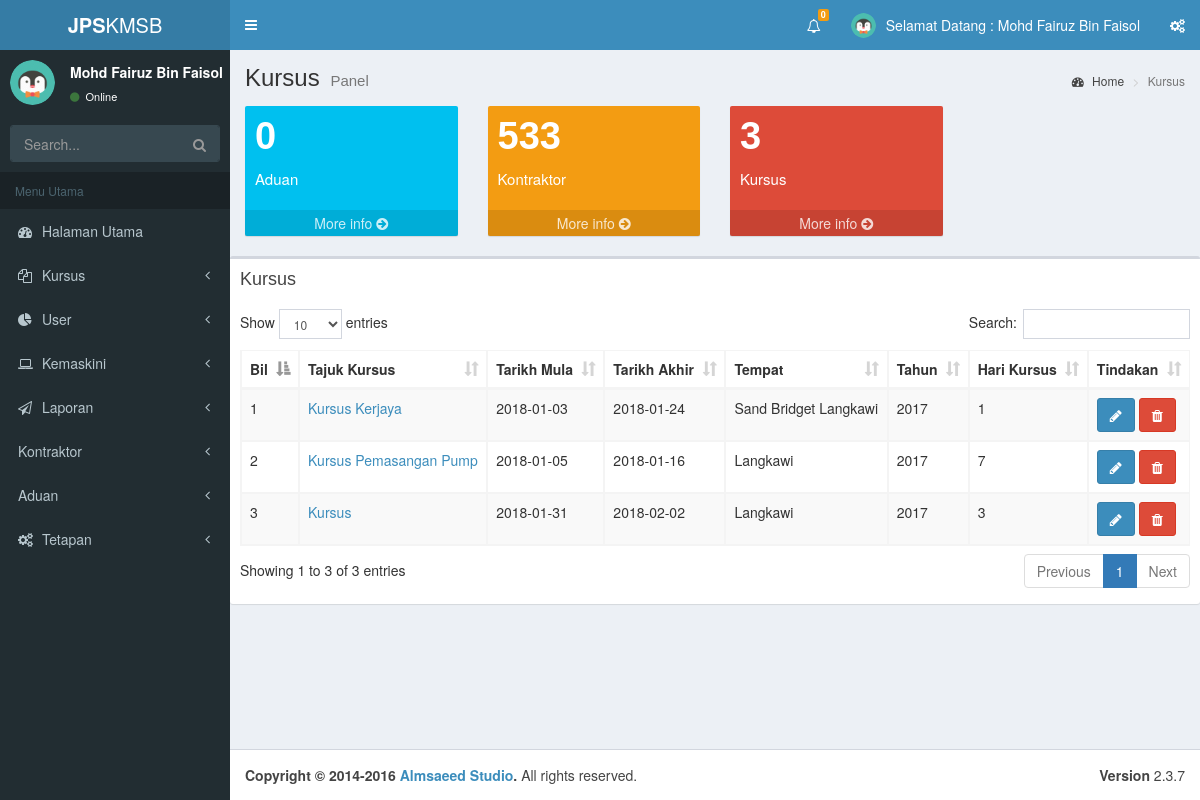
Page /kursus/index.php (signed in) on the committed database.
### tables this page shows
CREATE TABLE `kursus` (
  `kusId` int(11) NOT NULL,
  `KusName` varchar(150) NOT NULL,
  `KusBegin` date NOT NULL,
  `kusEnd` date NOT NULL,
  `kusTempat` varchar(60) NOT NULL,
  `kusTahun` int(11) NOT NULL,
  `kurHari` int(10) NOT NULL,
  `usrId` int(11) DEFAULT NULL
);

### include/datadb.php (called while the page is built, shortened)
<?php require_once('../Connections/kcon.php'); ?>
<?php
$query_kursustotal = "SELECT * FROM kursus";
$kursustotal = mysql_query($query_kursustotal, $kcon) or die(mysql_error());
?>

### kursus/index.php (the view, shortened to what this page needs)
<?php require_once('../Connections/kcon.php'); ?>
<?php
$query_kursusView = "SELECT * FROM kursus";
$kursusView = mysql_query($query_kursusView, $kcon) or die(mysql_error());
$row_kursusView = mysql_fetch_assoc($kursusView);
?>
<?php require_once('../include/datadb.php');?>
<!DOCTYPE html>
<html>
<head>
  <link rel="stylesheet" href="../assets/bootstrap/css/bootstrap.min.css">
  <link rel="stylesheet" href="https://cdnjs.cloudflare.com/ajax/libs/font-awesome/4.5.0/css/font-awesome.min.css">
  <link rel="stylesheet" href="https://cdnjs.cloudflare.com/ajax/libs/ionicons/2.0.1/css/ionicons.min.css">
  <link rel="stylesheet" href="../assets/plugins/datatables/dataTables.bootstrap.css">
  <link rel="stylesheet" href="../assets/dist/css/AdminLTE.min.css">
  <link rel="stylesheet" href="../assets/dist/css/skins/_all-skins.min.css">
  <link rel="stylesheet" href="../assets/plugins/iCheck/flat/blue.css">
  <link rel="stylesheet" href="../assets/plugins/morris/morris.css">
  <link rel="stylesheet" href="../assets/plugins/jvectormap/jquery-jvectormap-1.2.2.css">
  <link rel="stylesheet" href="../assets/plugins/datepicker/datepicker3.css">
  <link rel="stylesheet" href="../assets/plugins/daterangepicker/daterangepicker.css">
  <link rel="stylesheet" href="../assets/plugins/bootstrap-wysihtml5/bootstrap3-wysihtml5.min.css">
</head>
<body class="hold-transition skin-blue sidebar-mini">
  <div class="wrapper">
    <?php include '../include/headers.php';?>
    <aside class="main-sidebar">
      <section class="sidebar">
        <?php include '../pages/authmenu.php';?>
      </section>
    </aside>
    <div class="content-wrapper">
      <section class="content-header">
        <h1>
          Kursus
          <small>Panel</small>
        </h1>
        <ol class="breadcrumb">
          <li><a href="#"><i class="fa fa-dashboard"></i> Home</a></li>
          <li class="active">Kursus</li>
        </ol>
      </section>
      <section class="content">
        <?php include '../include/box.php';?>
        <div class="row">
        </div>
        <div class="row">
          <section class="col-lg-12 connectedSortable">
            <div class="box">
              <div class="box-header">
                <h3 class="box-title">Kursus</h3>
              </div>
              <div class="box-body">
                <table width="100%" class="table table-striped table-bordered table-hover" id="example1">
                  <thead>
                    <tr>
                      <th>Bil</th>
                      <th>Tajuk Kursus</th>
                      <th>Tarikh Mula</th>
                      <th>Tarikh Akhir</th>
                      <th>Tempat</th>
                      <th>Tahun</th>
                      <th>Hari Kursus</th>
                      <th>Tindakan</th>
                    </tr>
                  </thead>
                  <tbody>
                    <?php $bil = 0 ?>
                    <?php do { ?> <tr>
                      <?php $bil+=1 ?>
                      <td><?php echo $bil ; ?></td>
                      <td><a href="kursus?kusId=<?php echo $row_kursusView['kusId']; ?>"><?php echo $row_kursusView['KusName']; ?></a></td>
                      <td><?php echo $row_kursusView['KusBegin']; ?></td>
                      <td><?php echo $row_kursusView['kusEnd']; ?></td>
                      <td><?php echo $row_kursusView['kusTempat']; ?></td>
                      <td><?php echo $row_kursusView['kusTahun']; ?></td>
                      <td><?php echo $row_kursusView['kurHari']; ?></td>
                      <td><a href="e_kursus?kusId=<?php echo $row_kursusView['kusId']; ?>" class="btn btn-primary"><i class="fa fa-pencil" aria-hidden="true"></i></a> <a href="kurdel.php?kusId=<?php echo $row_kursusView['kusId']; ?>" class="btn btn-danger" role="button" onclick="return confirm('Anda Pasti?');" ><i class="fa fa-trash" aria-hidden="true"></i></a></td>
                    <?php } while ($row_kursusView = mysql_fetch_assoc($kursusView)); ?>
                  </tr>
                </tbody>
              </table>
            </div>
          </div>
        </section>
      </div>
    </section>
  </div>
  <footer class="main-footer">
    <div class="pull-right hidden-xs">
      <b>Version</b> 2.3.7
    </div>
    <strong>Copyright &copy; 2014-2016 <a href="http://almsaeedstudio.com">Almsaeed Studio</a>.</strong> All rights
    reserved.
  </footer>
</div>
</body>
</html>

### rows in the picture
kursus: KusName "Kursus Kerjaya", KusBegin "2018-01-03", kusEnd "2018-01-24", kusTempat "Sand Bridget Langkawi", kusTahun "2017", kurHari "1"
kursus: KusName "Kursus Pemasangan Pump", KusBegin "2018-01-05", kusEnd "2018-01-16", kusTempat "Langkawi", kusTahun "2017", kurHari "7"
kursus: KusName "Kursus", KusBegin "2018-01-31", kusEnd "2018-02-02", kusTempat "Langkawi", kusTahun "2017", kurHari "3"

### other values in the picture
$totalRows_aduanview2 "0"
$_SESSION['sess_userFirstName'] "Mohd Fairuz Bin Faisol"
$totalRows_kontraktotal "533"
$totalRows_kursustotal "3"
